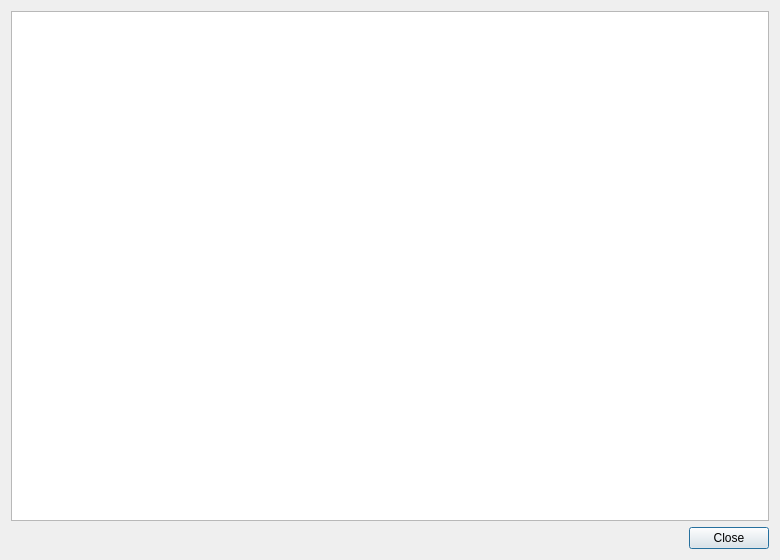
<?xml version="1.0" encoding="UTF-8"?>
<ui version="4.0">
 <class>LicenseDialog</class>
 <widget class="QDialog" name="LicenseDialog">
  <property name="geometry">
   <rect>
    <x>0</x>
    <y>0</y>
    <width>780</width>
    <height>560</height>
   </rect>
  </property>
  <property name="windowTitle">
   <string>Third-Party Licenses</string>
  </property>
  <layout class="QVBoxLayout" name="verticalLayout">
   <item>
    <widget class="QPlainTextEdit" name="textLicenses">
     <property name="readOnly">
      <bool>true</bool>
     </property>
     <property name="lineWrapMode">
      <enum>QPlainTextEdit::NoWrap</enum>
     </property>
    </widget>
   </item>
   <item>
    <widget class="QDialogButtonBox" name="buttonBox">
     <property name="standardButtons">
      <set>QDialogButtonBox::Close</set>
     </property>
    </widget>
   </item>
  </layout>
 </widget>
 <resources/>
 <connections/>
</ui>
